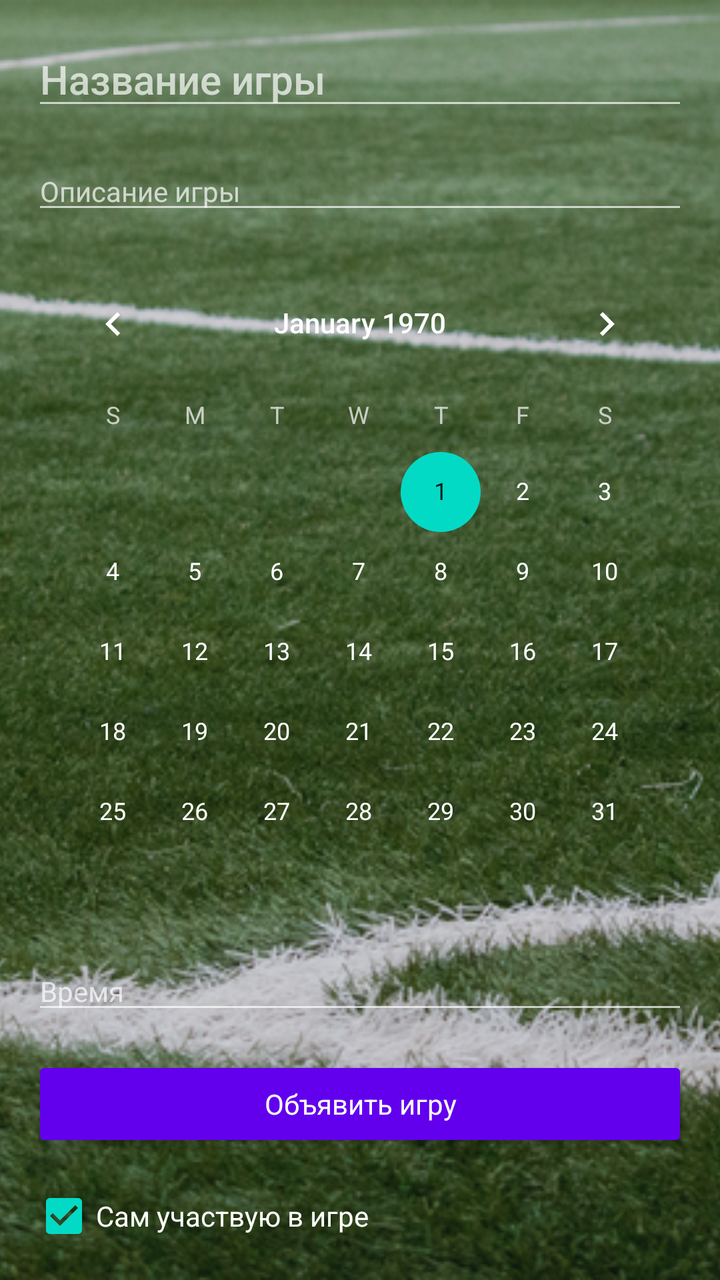
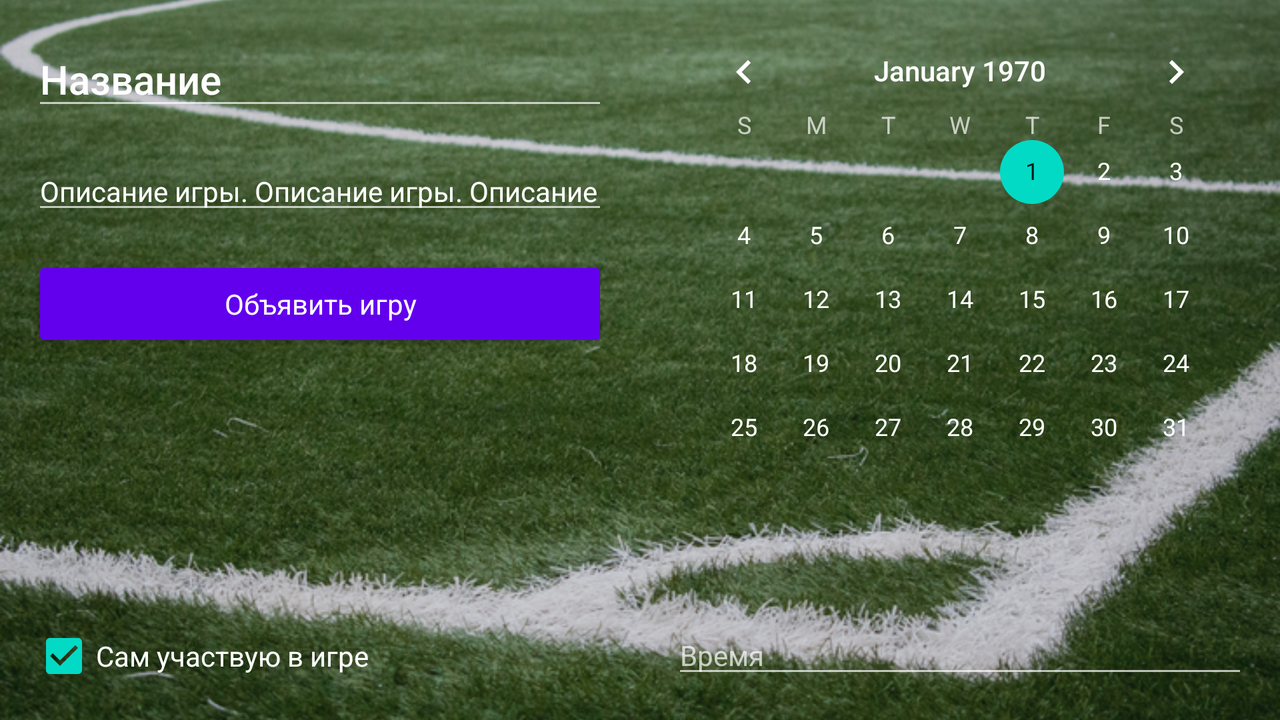

The same Android screen from two of the app's own layout files: first res/layout/ as a phone draws it, then the repository's variant for another configuration, drawn on a device whose configuration selects that folder. Both files follow.
<!-- AndroidManifest.xml: application theme AppTheme -->
<!-- res/layout/fragment_publish_game.xml -->
<?xml version="1.0" encoding="utf-8"?>
<android.support.constraint.ConstraintLayout
    xmlns:android="http://schemas.android.com/apk/res/android"
    xmlns:app="http://schemas.android.com/apk/res-auto"
    xmlns:tools="http://schemas.android.com/tools"
    android:layout_width="match_parent"
    android:layout_height="match_parent">

    <ImageView
        android:id="@+id/create_background"
        android:layout_width="0dp"
        android:layout_height="0dp"
        android:alpha="0.8"
        android:contentDescription="@string/apply_bg_description"
        android:scaleType="centerCrop"
        app:layout_constraintBottom_toBottomOf="parent"
        app:layout_constraintEnd_toEndOf="parent"
        app:layout_constraintStart_toStartOf="parent"
        app:layout_constraintTop_toTopOf="parent"
        app:srcCompat="@drawable/field" />

    <EditText
        android:id="@+id/create_title"
        android:layout_width="0dp"
        android:layout_height="wrap_content"
        android:layout_marginBottom="16dp"
        android:layout_marginEnd="16dp"
        android:layout_marginStart="16dp"
        android:layout_marginTop="16dp"
        android:hint="@string/create_title"
        android:inputType="text"
        android:textAppearance="@style/TextAppearance.AppCompat.Title"
        app:layout_constraintBottom_toTopOf="@id/create_description"
        app:layout_constraintEnd_toEndOf="parent"
        app:layout_constraintStart_toStartOf="parent"
        app:layout_constraintTop_toTopOf="parent" />

    <EditText
        android:id="@+id/create_description"
        android:layout_width="0dp"
        android:layout_height="wrap_content"
        android:layout_marginBottom="16dp"
        android:layout_marginEnd="16dp"
        android:layout_marginStart="16dp"
        android:hint="@string/create_description"
        android:inputType="text"
        android:textAppearance="@style/TextAppearance.AppCompat.Body1"
        app:layout_constraintBottom_toTopOf="@id/create_calendar"
        app:layout_constraintEnd_toEndOf="parent"
        app:layout_constraintStart_toStartOf="parent"
        app:layout_constraintTop_toBottomOf="@id/create_title"
        app:layout_constraintVertical_bias="1.0" />

    <CalendarView
        android:id="@+id/create_calendar"
        android:layout_width="0dp"
        android:layout_height="0dp"
        android:layout_marginBottom="16dp"
        android:layout_marginEnd="16dp"
        android:layout_marginStart="16dp"
        app:layout_constraintBottom_toTopOf="@id/create_time"
        app:layout_constraintEnd_toEndOf="parent"
        app:layout_constraintStart_toStartOf="parent"
        app:layout_constraintTop_toBottomOf="@id/create_description" />

    <EditText
        android:id="@+id/create_time"
        android:layout_width="0dp"
        android:layout_height="wrap_content"
        android:layout_marginBottom="16dp"
        android:layout_marginEnd="16dp"
        android:layout_marginStart="16dp"
        android:textAppearance="@style/TextAppearance.AppCompat.Body1"
        android:ems="10"
        android:inputType="time"
        app:layout_constraintBottom_toTopOf="@id/create_button"
        app:layout_constraintEnd_toEndOf="parent"
        app:layout_constraintStart_toStartOf="parent"
        app:layout_constraintTop_toBottomOf="@id/create_calendar"
        android:hint="@string/create_time" />

    <Button
        android:id="@+id/create_button"
        android:layout_width="0dp"
        android:layout_height="wrap_content"
        android:layout_marginBottom="16dp"
        android:layout_marginEnd="16dp"
        android:layout_marginStart="16dp"
        android:backgroundTint="@color/colorPrimary"
        android:elevation="2dp"
        android:text="@string/create"
        android:textAppearance="@style/TextAppearance.AppCompat.Body1"
        app:layout_constraintBottom_toTopOf="@id/attend_game"
        app:layout_constraintEnd_toEndOf="parent"
        app:layout_constraintStart_toStartOf="parent"
        app:layout_constraintTop_toBottomOf="@id/create_time" />

    <CheckBox
        android:id="@+id/attend_game"
        android:layout_width="wrap_content"
        android:layout_height="wrap_content"
        android:layout_marginBottom="16dp"
        android:layout_marginStart="16dp"
        android:checked="true"
        android:text="@string/attending_myself"
        android:textAppearance="@style/TextAppearance.AppCompat.Body1"
        app:layout_constraintBottom_toBottomOf="parent"
        app:layout_constraintStart_toStartOf="parent" />

</android.support.constraint.ConstraintLayout>
<!-- resources referenced by this layout -->
<resources>
  <!-- drawable field: png bitmap (drawable, 691864 bytes) -->
  <string name="apply_bg_description">Фоновое изображение диалогового окна</string>
  <string name="attending_myself">Сам участвую в игре</string>
  <string name="create">Объявить игру</string>
  <string name="create_description">Описание игры</string>
  <string name="create_time">Время</string>
  <string name="create_title">Название игры</string>
  <style name="AppTheme" parent="Theme.AppCompat.NoActionBar">
          <item name="colorPrimary">@color/colorPrimary</item>
          <item name="colorPrimaryDark">@color/colorPrimaryDark</item>
          <item name="colorAccent">@color/colorAccent</item>
      </style>
</resources>
<!-- res/layout-land/fragment_publish_game.xml (the repository's variant of the layout above) -->
<!-- drawn on the phone turned sideways -->
<?xml version="1.0" encoding="utf-8"?>
<android.support.constraint.ConstraintLayout xmlns:android="http://schemas.android.com/apk/res/android"
    xmlns:app="http://schemas.android.com/apk/res-auto"
    xmlns:tools="http://schemas.android.com/tools"
    android:layout_width="match_parent"
    android:layout_height="match_parent"
    tools:layout_editor_absoluteY="25dp">

    <ImageView
        android:id="@+id/create_background"
        android:layout_width="0dp"
        android:layout_height="0dp"
        android:alpha="0.8"
        android:contentDescription="@string/apply_bg_description"
        android:scaleType="centerCrop"
        app:layout_constraintBottom_toBottomOf="parent"
        app:layout_constraintEnd_toEndOf="parent"
        app:layout_constraintStart_toStartOf="parent"
        app:layout_constraintTop_toTopOf="parent"
        app:srcCompat="@drawable/field" />

    <EditText
        android:id="@+id/create_title"
        android:layout_width="0dp"
        android:layout_height="wrap_content"
        android:layout_marginEnd="16dp"
        android:layout_marginStart="16dp"
        android:layout_marginTop="16dp"
        android:hint="@string/create_title"
        android:inputType="text"
        android:textAppearance="@style/TextAppearance.AppCompat.Title"
        app:layout_constraintEnd_toStartOf="@+id/guideline2"
        app:layout_constraintStart_toStartOf="parent"
        app:layout_constraintTop_toTopOf="parent"
        tools:text="Название" />

    <EditText
        android:id="@+id/create_description"
        android:layout_width="0dp"
        android:layout_height="wrap_content"
        android:layout_marginEnd="16dp"
        android:layout_marginStart="16dp"
        android:layout_marginTop="16dp"
        android:hint="@string/create_description"
        android:inputType="text"
        android:textAppearance="@style/TextAppearance.AppCompat.Body1"
        app:layout_constraintEnd_toStartOf="@+id/guideline2"
        app:layout_constraintStart_toStartOf="parent"
        app:layout_constraintTop_toBottomOf="@+id/create_title"
        tools:text="Описание игры. Описание игры. Описание игры. Описание игры. Описание игры. Описание игры. Описание игры. Описание игры. Описание игры. Описание игры. Описание игры. Описание игры. Описание игры. " />

    <CalendarView
        android:id="@+id/create_calendar"
        android:layout_width="0dp"
        android:layout_height="0dp"
        android:layout_marginBottom="16dp"
        android:layout_marginEnd="16dp"
        android:layout_marginStart="16dp"
        android:layout_marginTop="16dp"
        app:layout_constraintBottom_toTopOf="@id/create_time"
        app:layout_constraintEnd_toEndOf="parent"
        app:layout_constraintStart_toStartOf="@+id/guideline2"
        app:layout_constraintTop_toTopOf="parent"
        app:layout_constraintVertical_bias="0.0" />

    <EditText
        android:id="@+id/create_time"
        android:layout_width="0dp"
        android:layout_height="wrap_content"
        android:layout_marginBottom="16dp"
        android:layout_marginEnd="16dp"
        android:layout_marginStart="16dp"
        android:textAppearance="@style/TextAppearance.AppCompat.Body1"
        android:ems="10"
        android:inputType="time"
        app:layout_constraintBottom_toBottomOf="parent"
        app:layout_constraintEnd_toEndOf="parent"
        app:layout_constraintStart_toStartOf="@id/guideline2"
        app:layout_constraintTop_toBottomOf="@id/create_calendar"
        android:hint="@string/create_time" />

    <Button
        android:id="@+id/create_button"
        android:layout_width="0dp"
        android:layout_height="wrap_content"
        android:layout_marginEnd="16dp"
        android:layout_marginStart="16dp"
        android:layout_marginTop="16dp"
        android:backgroundTint="@color/colorPrimary"
        android:elevation="2dp"
        android:text="@string/create"
        android:textAppearance="@style/TextAppearance.AppCompat.Body1"
        app:layout_constraintEnd_toStartOf="@id/guideline2"
        app:layout_constraintStart_toStartOf="parent"
        app:layout_constraintTop_toBottomOf="@id/create_description" />

    <CheckBox
        android:id="@+id/attend_game"
        android:layout_width="0dp"
        android:layout_height="wrap_content"
        android:layout_marginBottom="16dp"
        android:layout_marginEnd="16dp"
        android:layout_marginStart="16dp"
        android:layout_marginTop="16dp"
        android:checked="true"
        android:text="@string/attending_myself"
        android:textAppearance="@style/TextAppearance.AppCompat.Body1"
        app:layout_constraintBottom_toBottomOf="parent"
        app:layout_constraintEnd_toStartOf="@id/guideline2"
        app:layout_constraintStart_toStartOf="parent"
        app:layout_constraintTop_toBottomOf="@id/create_button"
        app:layout_constraintVertical_bias="1.0" />

    <android.support.constraint.Guideline
        android:id="@+id/guideline2"
        android:layout_width="wrap_content"
        android:layout_height="wrap_content"
        android:orientation="vertical"
        app:layout_constraintGuide_percent="0.5" />

</android.support.constraint.ConstraintLayout>
